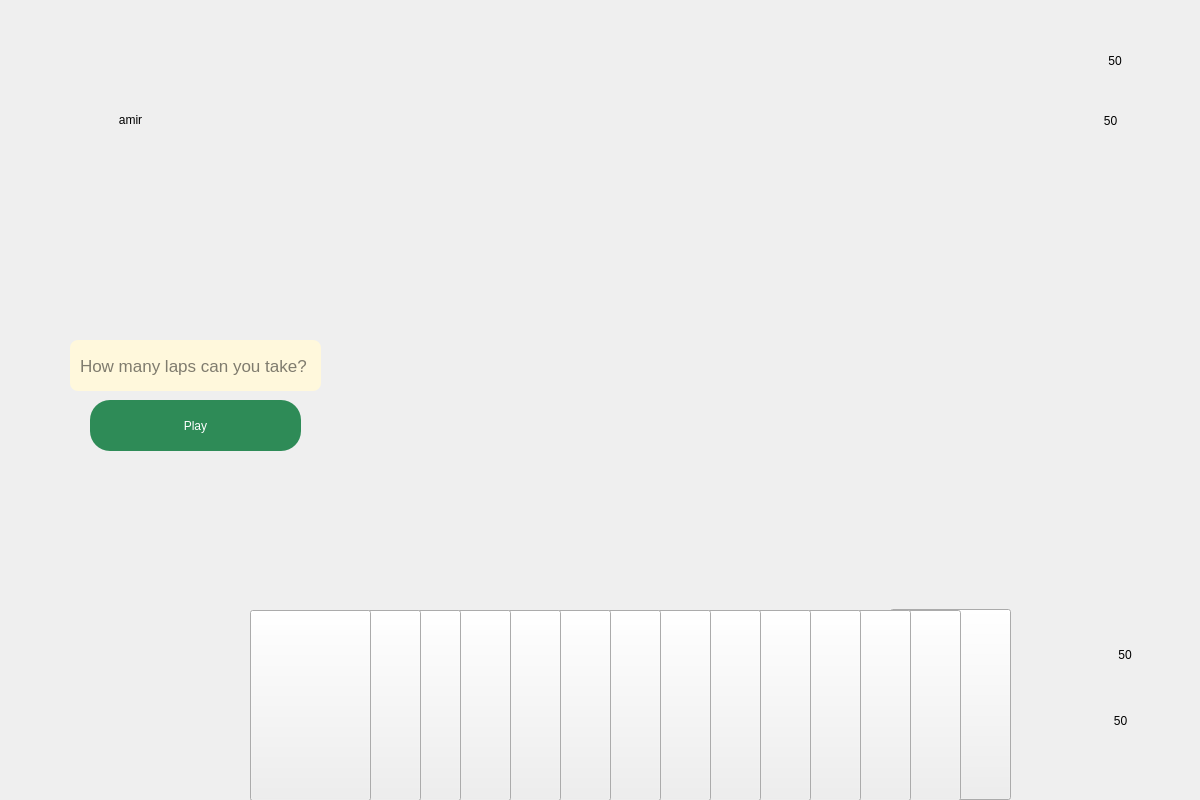
<?xml version="1.0" encoding="UTF-8"?>
<ui version="4.0">
 <class>play</class>
 <widget class="QMainWindow" name="play">
  <property name="geometry">
   <rect>
    <x>0</x>
    <y>0</y>
    <width>1200</width>
    <height>800</height>
   </rect>
  </property>
  <property name="minimumSize">
   <size>
    <width>1200</width>
    <height>800</height>
   </size>
  </property>
  <property name="maximumSize">
   <size>
    <width>1200</width>
    <height>800</height>
   </size>
  </property>
  <property name="windowTitle">
   <string>MainWindow</string>
  </property>
  <widget class="QWidget" name="centralwidget">
   <widget class="QLabel" name="label">
    <property name="geometry">
     <rect>
      <x>0</x>
      <y>0</y>
      <width>1200</width>
      <height>800</height>
     </rect>
    </property>
    <property name="styleSheet">
     <string notr="true">border-image: url(:/board1.jpg);

</string>
    </property>
    <property name="text">
     <string/>
    </property>
   </widget>
   <widget class="QPushButton" name="cardButton_15">
    <property name="geometry">
     <rect>
      <x>890</x>
      <y>609</y>
      <width>121</width>
      <height>191</height>
     </rect>
    </property>
    <property name="styleSheet">
     <string notr="true">border-image: url(:/parrot.png);</string>
    </property>
    <property name="text">
     <string/>
    </property>
   </widget>
   <widget class="QPushButton" name="cardButton_16">
    <property name="geometry">
     <rect>
      <x>840</x>
      <y>610</y>
      <width>121</width>
      <height>191</height>
     </rect>
    </property>
    <property name="styleSheet">
     <string notr="true">border-image: url(:/parrot.png);</string>
    </property>
    <property name="text">
     <string/>
    </property>
   </widget>
   <widget class="QPushButton" name="cardButton_17">
    <property name="geometry">
     <rect>
      <x>790</x>
      <y>610</y>
      <width>121</width>
      <height>191</height>
     </rect>
    </property>
    <property name="styleSheet">
     <string notr="true">border-image: url(:/parrot.png);</string>
    </property>
    <property name="text">
     <string/>
    </property>
   </widget>
   <widget class="QPushButton" name="cardButton_18">
    <property name="geometry">
     <rect>
      <x>740</x>
      <y>610</y>
      <width>121</width>
      <height>191</height>
     </rect>
    </property>
    <property name="styleSheet">
     <string notr="true">border-image: url(:/parrot.png);</string>
    </property>
    <property name="text">
     <string/>
    </property>
   </widget>
   <widget class="QPushButton" name="cardButton_19">
    <property name="geometry">
     <rect>
      <x>690</x>
      <y>610</y>
      <width>121</width>
      <height>191</height>
     </rect>
    </property>
    <property name="styleSheet">
     <string notr="true">border-image: url(:/parrot.png);</string>
    </property>
    <property name="text">
     <string/>
    </property>
   </widget>
   <widget class="QPushButton" name="cardButton_4">
    <property name="geometry">
     <rect>
      <x>640</x>
      <y>610</y>
      <width>121</width>
      <height>191</height>
     </rect>
    </property>
    <property name="styleSheet">
     <string notr="true">border-image: url(:/parrot.png);</string>
    </property>
    <property name="text">
     <string/>
    </property>
   </widget>
   <widget class="QPushButton" name="cardButton_2">
    <property name="geometry">
     <rect>
      <x>590</x>
      <y>610</y>
      <width>121</width>
      <height>191</height>
     </rect>
    </property>
    <property name="styleSheet">
     <string notr="true">border-image: url(:/parrot.png);</string>
    </property>
    <property name="text">
     <string/>
    </property>
   </widget>
   <widget class="QPushButton" name="cardButton_1">
    <property name="geometry">
     <rect>
      <x>540</x>
      <y>610</y>
      <width>121</width>
      <height>191</height>
     </rect>
    </property>
    <property name="styleSheet">
     <string notr="true">border-image: url(:/parrot.png);</string>
    </property>
    <property name="text">
     <string/>
    </property>
   </widget>
   <widget class="QPushButton" name="cardButton_3">
    <property name="geometry">
     <rect>
      <x>490</x>
      <y>610</y>
      <width>121</width>
      <height>191</height>
     </rect>
    </property>
    <property name="styleSheet">
     <string notr="true">border-image: url(:/parrot.png);</string>
    </property>
    <property name="text">
     <string/>
    </property>
   </widget>
   <widget class="QPushButton" name="cardButton_5">
    <property name="geometry">
     <rect>
      <x>440</x>
      <y>610</y>
      <width>121</width>
      <height>191</height>
     </rect>
    </property>
    <property name="styleSheet">
     <string notr="true">border-image: url(:/parrot.png);</string>
    </property>
    <property name="text">
     <string/>
    </property>
   </widget>
   <widget class="QPushButton" name="cardButton_7">
    <property name="geometry">
     <rect>
      <x>390</x>
      <y>610</y>
      <width>121</width>
      <height>191</height>
     </rect>
    </property>
    <property name="styleSheet">
     <string notr="true">border-image: url(:/parrot.png);</string>
    </property>
    <property name="text">
     <string/>
    </property>
   </widget>
   <widget class="QPushButton" name="cardButton_9">
    <property name="geometry">
     <rect>
      <x>340</x>
      <y>610</y>
      <width>121</width>
      <height>191</height>
     </rect>
    </property>
    <property name="styleSheet">
     <string notr="true">border-image: url(:/parrot.png);</string>
    </property>
    <property name="text">
     <string/>
    </property>
   </widget>
   <widget class="QPushButton" name="cardButton_11">
    <property name="geometry">
     <rect>
      <x>300</x>
      <y>610</y>
      <width>121</width>
      <height>191</height>
     </rect>
    </property>
    <property name="styleSheet">
     <string notr="true">border-image: url(:/parrot.png);</string>
    </property>
    <property name="text">
     <string/>
    </property>
   </widget>
   <widget class="QPushButton" name="cardButton_13">
    <property name="geometry">
     <rect>
      <x>250</x>
      <y>610</y>
      <width>121</width>
      <height>191</height>
     </rect>
    </property>
    <property name="styleSheet">
     <string notr="true">border-image: url(:/king skull.png);</string>
    </property>
    <property name="text">
     <string/>
    </property>
   </widget>
   <widget class="QLabel" name="cardlabel_1">
    <property name="geometry">
     <rect>
      <x>910</x>
      <y>-10</y>
      <width>121</width>
      <height>191</height>
     </rect>
    </property>
    <property name="styleSheet">
     <string notr="true">border-image: url(:/treasure.png);
</string>
    </property>
    <property name="text">
     <string/>
    </property>
   </widget>
   <widget class="QLabel" name="cardlabel_14">
    <property name="geometry">
     <rect>
      <x>850</x>
      <y>-30</y>
      <width>151</width>
      <height>241</height>
     </rect>
    </property>
    <property name="styleSheet">
     <string notr="true">border-image: url(:/queen.png);
border-image: url(:/labelCard.png);
</string>
    </property>
    <property name="text">
     <string/>
    </property>
   </widget>
   <widget class="QLabel" name="cardlabel_15">
    <property name="geometry">
     <rect>
      <x>810</x>
      <y>-30</y>
      <width>151</width>
      <height>241</height>
     </rect>
    </property>
    <property name="styleSheet">
     <string notr="true">border-image: url(:/queen.png);
border-image: url(:/labelCard.png);
</string>
    </property>
    <property name="text">
     <string/>
    </property>
   </widget>
   <widget class="QLabel" name="cardlabel_12">
    <property name="geometry">
     <rect>
      <x>750</x>
      <y>-30</y>
      <width>151</width>
      <height>241</height>
     </rect>
    </property>
    <property name="styleSheet">
     <string notr="true">border-image: url(:/queen.png);
border-image: url(:/labelCard.png);
</string>
    </property>
    <property name="text">
     <string/>
    </property>
   </widget>
   <widget class="QLabel" name="cardlabel_10">
    <property name="geometry">
     <rect>
      <x>700</x>
      <y>-30</y>
      <width>151</width>
      <height>241</height>
     </rect>
    </property>
    <property name="styleSheet">
     <string notr="true">border-image: url(:/queen.png);
border-image: url(:/labelCard.png);
</string>
    </property>
    <property name="text">
     <string/>
    </property>
   </widget>
   <widget class="QLabel" name="cardlabel_8">
    <property name="geometry">
     <rect>
      <x>650</x>
      <y>-30</y>
      <width>151</width>
      <height>241</height>
     </rect>
    </property>
    <property name="styleSheet">
     <string notr="true">border-image: url(:/queen.png);
border-image: url(:/labelCard.png);
</string>
    </property>
    <property name="text">
     <string/>
    </property>
   </widget>
   <widget class="QLabel" name="cardlabel_6">
    <property name="geometry">
     <rect>
      <x>600</x>
      <y>-30</y>
      <width>151</width>
      <height>241</height>
     </rect>
    </property>
    <property name="styleSheet">
     <string notr="true">border-image: url(:/queen.png);
border-image: url(:/labelCard.png);
</string>
    </property>
    <property name="text">
     <string/>
    </property>
   </widget>
   <widget class="QLabel" name="cardlabel_4">
    <property name="geometry">
     <rect>
      <x>550</x>
      <y>-30</y>
      <width>151</width>
      <height>241</height>
     </rect>
    </property>
    <property name="styleSheet">
     <string notr="true">border-image: url(:/queen.png);
border-image: url(:/labelCard.png);
</string>
    </property>
    <property name="text">
     <string/>
    </property>
   </widget>
   <widget class="QLabel" name="cardlabel_2">
    <property name="geometry">
     <rect>
      <x>490</x>
      <y>-30</y>
      <width>151</width>
      <height>241</height>
     </rect>
    </property>
    <property name="styleSheet">
     <string notr="true">border-image: url(:/queen.png);
border-image: url(:/labelCard.png);
</string>
    </property>
    <property name="text">
     <string/>
    </property>
   </widget>
   <widget class="QLabel" name="cardlabel_3">
    <property name="geometry">
     <rect>
      <x>440</x>
      <y>-30</y>
      <width>151</width>
      <height>241</height>
     </rect>
    </property>
    <property name="styleSheet">
     <string notr="true">border-image: url(:/queen.png);
border-image: url(:/labelCard.png);
</string>
    </property>
    <property name="text">
     <string/>
    </property>
   </widget>
   <widget class="QLabel" name="cardlabel_5">
    <property name="geometry">
     <rect>
      <x>390</x>
      <y>-30</y>
      <width>151</width>
      <height>241</height>
     </rect>
    </property>
    <property name="styleSheet">
     <string notr="true">border-image: url(:/queen.png);
border-image: url(:/labelCard.png);
</string>
    </property>
    <property name="text">
     <string/>
    </property>
   </widget>
   <widget class="QLabel" name="cardlabel_7">
    <property name="geometry">
     <rect>
      <x>340</x>
      <y>-30</y>
      <width>151</width>
      <height>241</height>
     </rect>
    </property>
    <property name="styleSheet">
     <string notr="true">border-image: url(:/queen.png);
border-image: url(:/labelCard.png);
</string>
    </property>
    <property name="text">
     <string/>
    </property>
   </widget>
   <widget class="QLabel" name="cardlabel_9">
    <property name="geometry">
     <rect>
      <x>280</x>
      <y>-30</y>
      <width>151</width>
      <height>241</height>
     </rect>
    </property>
    <property name="styleSheet">
     <string notr="true">border-image: url(:/queen.png);
border-image: url(:/labelCard.png);
</string>
    </property>
    <property name="text">
     <string/>
    </property>
   </widget>
   <widget class="QLabel" name="cardlabel_11">
    <property name="geometry">
     <rect>
      <x>230</x>
      <y>-30</y>
      <width>151</width>
      <height>241</height>
     </rect>
    </property>
    <property name="styleSheet">
     <string notr="true">border-image: url(:/queen.png);
border-image: url(:/labelCard.png);
</string>
    </property>
    <property name="text">
     <string/>
    </property>
   </widget>
   <widget class="QLabel" name="cardlabel_13">
    <property name="geometry">
     <rect>
      <x>190</x>
      <y>-30</y>
      <width>151</width>
      <height>241</height>
     </rect>
    </property>
    <property name="styleSheet">
     <string notr="true">border-image: url(:/queen.png);
border-image: url(:/labelCard.png);
</string>
    </property>
    <property name="text">
     <string/>
    </property>
   </widget>
   <widget class="QLabel" name="wincardlabel_14">
    <property name="geometry">
     <rect>
      <x>282</x>
      <y>510</y>
      <width>101</width>
      <height>51</height>
     </rect>
    </property>
    <property name="styleSheet">
     <string notr="true">border-image: url(:/labelCard_land.png);</string>
    </property>
    <property name="text">
     <string/>
    </property>
   </widget>
   <widget class="QLabel" name="wincardlabel_12">
    <property name="geometry">
     <rect>
      <x>310</x>
      <y>530</y>
      <width>101</width>
      <height>51</height>
     </rect>
    </property>
    <property name="styleSheet">
     <string notr="true">border-image: url(:/labelCard_land.png);</string>
    </property>
    <property name="text">
     <string/>
    </property>
   </widget>
   <widget class="QLabel" name="wincardlabel_10">
    <property name="geometry">
     <rect>
      <x>360</x>
      <y>510</y>
      <width>101</width>
      <height>51</height>
     </rect>
    </property>
    <property name="styleSheet">
     <string notr="true">border-image: url(:/labelCard_land.png);</string>
    </property>
    <property name="text">
     <string/>
    </property>
   </widget>
   <widget class="QLabel" name="wincardlabel_8">
    <property name="geometry">
     <rect>
      <x>400</x>
      <y>530</y>
      <width>101</width>
      <height>51</height>
     </rect>
    </property>
    <property name="styleSheet">
     <string notr="true">border-image: url(:/labelCard_land.png);</string>
    </property>
    <property name="text">
     <string/>
    </property>
   </widget>
   <widget class="QLabel" name="wincardlabel_5">
    <property name="geometry">
     <rect>
      <x>440</x>
      <y>510</y>
      <width>101</width>
      <height>51</height>
     </rect>
    </property>
    <property name="styleSheet">
     <string notr="true">border-image: url(:/labelCard_land.png);</string>
    </property>
    <property name="text">
     <string/>
    </property>
   </widget>
   <widget class="QLabel" name="wincardlabel_15">
    <property name="geometry">
     <rect>
      <x>490</x>
      <y>530</y>
      <width>101</width>
      <height>51</height>
     </rect>
    </property>
    <property name="styleSheet">
     <string notr="true">border-image: url(:/labelCard_land.png);</string>
    </property>
    <property name="text">
     <string/>
    </property>
   </widget>
   <widget class="QLabel" name="wincardlabel_16">
    <property name="geometry">
     <rect>
      <x>530</x>
      <y>510</y>
      <width>101</width>
      <height>51</height>
     </rect>
    </property>
    <property name="styleSheet">
     <string notr="true">border-image: url(:/labelCard_land.png);</string>
    </property>
    <property name="text">
     <string/>
    </property>
   </widget>
   <widget class="QLabel" name="wincardlabel_17">
    <property name="geometry">
     <rect>
      <x>580</x>
      <y>530</y>
      <width>101</width>
      <height>51</height>
     </rect>
    </property>
    <property name="styleSheet">
     <string notr="true">border-image: url(:/labelCard_land.png);</string>
    </property>
    <property name="text">
     <string/>
    </property>
   </widget>
   <widget class="QLabel" name="wincardlabel_18">
    <property name="geometry">
     <rect>
      <x>620</x>
      <y>510</y>
      <width>101</width>
      <height>51</height>
     </rect>
    </property>
    <property name="styleSheet">
     <string notr="true">border-image: url(:/labelCard_land.png);</string>
    </property>
    <property name="text">
     <string/>
    </property>
   </widget>
   <widget class="QLabel" name="wincardlabel_19">
    <property name="geometry">
     <rect>
      <x>670</x>
      <y>530</y>
      <width>101</width>
      <height>51</height>
     </rect>
    </property>
    <property name="styleSheet">
     <string notr="true">border-image: url(:/labelCard_land.png);</string>
    </property>
    <property name="text">
     <string/>
    </property>
   </widget>
   <widget class="QLabel" name="wincardlabel_20">
    <property name="geometry">
     <rect>
      <x>720</x>
      <y>510</y>
      <width>101</width>
      <height>51</height>
     </rect>
    </property>
    <property name="styleSheet">
     <string notr="true">border-image: url(:/labelCard_land.png);</string>
    </property>
    <property name="text">
     <string/>
    </property>
   </widget>
   <widget class="QLabel" name="wincardlabel_21">
    <property name="geometry">
     <rect>
      <x>760</x>
      <y>530</y>
      <width>101</width>
      <height>51</height>
     </rect>
    </property>
    <property name="styleSheet">
     <string notr="true">border-image: url(:/labelCard_land.png);</string>
    </property>
    <property name="text">
     <string/>
    </property>
   </widget>
   <widget class="QLabel" name="wincardlabel_22">
    <property name="geometry">
     <rect>
      <x>810</x>
      <y>510</y>
      <width>101</width>
      <height>51</height>
     </rect>
    </property>
    <property name="styleSheet">
     <string notr="true">border-image: url(:/labelCard_land.png);</string>
    </property>
    <property name="text">
     <string/>
    </property>
   </widget>
   <widget class="QLabel" name="wincardlabel_23">
    <property name="geometry">
     <rect>
      <x>860</x>
      <y>530</y>
      <width>101</width>
      <height>51</height>
     </rect>
    </property>
    <property name="styleSheet">
     <string notr="true">border-image: url(:/labelCard_land.png);</string>
    </property>
    <property name="text">
     <string/>
    </property>
   </widget>
   <widget class="QLabel" name="losecardlardlabel_1">
    <property name="geometry">
     <rect>
      <x>270</x>
      <y>180</y>
      <width>101</width>
      <height>51</height>
     </rect>
    </property>
    <property name="styleSheet">
     <string notr="true">border-image: url(:/labelCard_land.png);</string>
    </property>
    <property name="text">
     <string/>
    </property>
   </widget>
   <widget class="QLabel" name="losecardlardlabel_2">
    <property name="geometry">
     <rect>
      <x>310</x>
      <y>200</y>
      <width>101</width>
      <height>51</height>
     </rect>
    </property>
    <property name="styleSheet">
     <string notr="true">border-image: url(:/labelCard_land.png);</string>
    </property>
    <property name="text">
     <string/>
    </property>
   </widget>
   <widget class="QLabel" name="losecardlardlabel_3">
    <property name="geometry">
     <rect>
      <x>350</x>
      <y>180</y>
      <width>101</width>
      <height>51</height>
     </rect>
    </property>
    <property name="styleSheet">
     <string notr="true">border-image: url(:/labelCard_land.png);</string>
    </property>
    <property name="text">
     <string/>
    </property>
   </widget>
   <widget class="QLabel" name="losecardlardlabel_4">
    <property name="geometry">
     <rect>
      <x>400</x>
      <y>200</y>
      <width>101</width>
      <height>51</height>
     </rect>
    </property>
    <property name="styleSheet">
     <string notr="true">border-image: url(:/labelCard_land.png);</string>
    </property>
    <property name="text">
     <string/>
    </property>
   </widget>
   <widget class="QLabel" name="losecardlardlabel_5">
    <property name="geometry">
     <rect>
      <x>450</x>
      <y>180</y>
      <width>101</width>
      <height>51</height>
     </rect>
    </property>
    <property name="styleSheet">
     <string notr="true">border-image: url(:/labelCard_land.png);</string>
    </property>
    <property name="text">
     <string/>
    </property>
   </widget>
   <widget class="QLabel" name="losecardlardlabel_6">
    <property name="geometry">
     <rect>
      <x>490</x>
      <y>200</y>
      <width>101</width>
      <height>51</height>
     </rect>
    </property>
    <property name="styleSheet">
     <string notr="true">border-image: url(:/labelCard_land.png);</string>
    </property>
    <property name="text">
     <string/>
    </property>
   </widget>
   <widget class="QLabel" name="losecardlardlabel_7">
    <property name="geometry">
     <rect>
      <x>540</x>
      <y>180</y>
      <width>101</width>
      <height>51</height>
     </rect>
    </property>
    <property name="styleSheet">
     <string notr="true">border-image: url(:/labelCard_land.png);</string>
    </property>
    <property name="text">
     <string/>
    </property>
   </widget>
   <widget class="QLabel" name="losecardlardlabel_8">
    <property name="geometry">
     <rect>
      <x>590</x>
      <y>200</y>
      <width>101</width>
      <height>51</height>
     </rect>
    </property>
    <property name="styleSheet">
     <string notr="true">border-image: url(:/labelCard_land.png);</string>
    </property>
    <property name="text">
     <string/>
    </property>
   </widget>
   <widget class="QLabel" name="losecardlardlabel_9">
    <property name="geometry">
     <rect>
      <x>630</x>
      <y>180</y>
      <width>101</width>
      <height>51</height>
     </rect>
    </property>
    <property name="styleSheet">
     <string notr="true">border-image: url(:/labelCard_land.png);</string>
    </property>
    <property name="text">
     <string/>
    </property>
   </widget>
   <widget class="QLabel" name="losecardlardlabel_10">
    <property name="geometry">
     <rect>
      <x>680</x>
      <y>200</y>
      <width>101</width>
      <height>51</height>
     </rect>
    </property>
    <property name="styleSheet">
     <string notr="true">border-image: url(:/labelCard_land.png);</string>
    </property>
    <property name="text">
     <string/>
    </property>
   </widget>
   <widget class="QLabel" name="losecardlardlabel_11">
    <property name="geometry">
     <rect>
      <x>720</x>
      <y>180</y>
      <width>101</width>
      <height>51</height>
     </rect>
    </property>
    <property name="styleSheet">
     <string notr="true">border-image: url(:/labelCard_land.png);</string>
    </property>
    <property name="text">
     <string/>
    </property>
   </widget>
   <widget class="QLabel" name="losecardlardlabel_12">
    <property name="geometry">
     <rect>
      <x>770</x>
      <y>200</y>
      <width>101</width>
      <height>51</height>
     </rect>
    </property>
    <property name="styleSheet">
     <string notr="true">border-image: url(:/labelCard_land.png);</string>
    </property>
    <property name="text">
     <string/>
    </property>
   </widget>
   <widget class="QLabel" name="losecardlardlabel_13">
    <property name="geometry">
     <rect>
      <x>820</x>
      <y>180</y>
      <width>101</width>
      <height>51</height>
     </rect>
    </property>
    <property name="styleSheet">
     <string notr="true">border-image: url(:/labelCard_land.png);</string>
    </property>
    <property name="text">
     <string/>
    </property>
   </widget>
   <widget class="QLabel" name="losecardlardlabel_14">
    <property name="geometry">
     <rect>
      <x>870</x>
      <y>200</y>
      <width>101</width>
      <height>51</height>
     </rect>
    </property>
    <property name="styleSheet">
     <string notr="true">border-image: url(:/labelCard_land.png);</string>
    </property>
    <property name="text">
     <string/>
    </property>
   </widget>
   <widget class="QLabel" name="played_label1">
    <property name="geometry">
     <rect>
      <x>620</x>
      <y>330</y>
      <width>101</width>
      <height>151</height>
     </rect>
    </property>
    <property name="styleSheet">
     <string notr="true">border-image: url(:/king skull.png);</string>
    </property>
    <property name="text">
     <string/>
    </property>
   </widget>
   <widget class="QLabel" name="played_label1_2">
    <property name="geometry">
     <rect>
      <x>520</x>
      <y>260</y>
      <width>101</width>
      <height>151</height>
     </rect>
    </property>
    <property name="styleSheet">
     <string notr="true">border-image: url(:/parrot.png);</string>
    </property>
    <property name="text">
     <string/>
    </property>
   </widget>
   <widget class="QLabel" name="usernameLabel">
    <property name="geometry">
     <rect>
      <x>100</x>
      <y>110</y>
      <width>61</width>
      <height>20</height>
     </rect>
    </property>
    <property name="styleSheet">
     <string notr="true">font: 350 14pt &quot;Segoe UI Variable Text Semiligh&quot;;</string>
    </property>
    <property name="text">
     <string>amir</string>
    </property>
    <property name="alignment">
     <set>Qt::AlignCenter</set>
    </property>
   </widget>
   <widget class="QLabel" name="label_3">
    <property name="geometry">
     <rect>
      <x>90</x>
      <y>20</y>
      <width>81</width>
      <height>81</height>
     </rect>
    </property>
    <property name="styleSheet">
     <string notr="true">border-image: url(:/profile_cartoon.png);</string>
    </property>
    <property name="text">
     <string/>
    </property>
   </widget>
   <widget class="QLabel" name="mypointlabel">
    <property name="geometry">
     <rect>
      <x>1100</x>
      <y>640</y>
      <width>50</width>
      <height>30</height>
     </rect>
    </property>
    <property name="styleSheet">
     <string notr="true">font: 700 16pt &quot;Segoe UI&quot;;</string>
    </property>
    <property name="text">
     <string>50</string>
    </property>
    <property name="alignment">
     <set>Qt::AlignCenter</set>
    </property>
   </widget>
   <widget class="QLabel" name="label_2">
    <property name="geometry">
     <rect>
      <x>1030</x>
      <y>620</y>
      <width>71</width>
      <height>71</height>
     </rect>
    </property>
    <property name="styleSheet">
     <string notr="true">border-image: url(:/star.png);</string>
    </property>
    <property name="text">
     <string/>
    </property>
   </widget>
   <widget class="QLabel" name="mywinlabel_2">
    <property name="geometry">
     <rect>
      <x>1090</x>
      <y>690</y>
      <width>61</width>
      <height>61</height>
     </rect>
    </property>
    <property name="styleSheet">
     <string notr="true">font: 700 16pt &quot;Segoe UI&quot;;</string>
    </property>
    <property name="text">
     <string>50</string>
    </property>
    <property name="alignment">
     <set>Qt::AlignCenter</set>
    </property>
   </widget>
   <widget class="QLabel" name="pointlabel_2">
    <property name="geometry">
     <rect>
      <x>1090</x>
      <y>40</y>
      <width>50</width>
      <height>41</height>
     </rect>
    </property>
    <property name="styleSheet">
     <string notr="true">font: 700 16pt &quot;Segoe UI&quot;;</string>
    </property>
    <property name="text">
     <string>50</string>
    </property>
    <property name="alignment">
     <set>Qt::AlignCenter</set>
    </property>
   </widget>
   <widget class="QLabel" name="mywinlabel_3">
    <property name="geometry">
     <rect>
      <x>1080</x>
      <y>90</y>
      <width>61</width>
      <height>61</height>
     </rect>
    </property>
    <property name="styleSheet">
     <string notr="true">font: 700 16pt &quot;Segoe UI&quot;;</string>
    </property>
    <property name="text">
     <string>50</string>
    </property>
    <property name="alignment">
     <set>Qt::AlignCenter</set>
    </property>
   </widget>
   <widget class="QLabel" name="label_4">
    <property name="geometry">
     <rect>
      <x>1030</x>
      <y>690</y>
      <width>71</width>
      <height>71</height>
     </rect>
    </property>
    <property name="styleSheet">
     <string notr="true">border-image: url(:/windast.png);</string>
    </property>
    <property name="text">
     <string/>
    </property>
   </widget>
   <widget class="QLabel" name="label_5">
    <property name="geometry">
     <rect>
      <x>1010</x>
      <y>20</y>
      <width>71</width>
      <height>71</height>
     </rect>
    </property>
    <property name="styleSheet">
     <string notr="true">border-image: url(:/star.png);</string>
    </property>
    <property name="text">
     <string/>
    </property>
   </widget>
   <widget class="QLabel" name="label_6">
    <property name="geometry">
     <rect>
      <x>1010</x>
      <y>80</y>
      <width>71</width>
      <height>71</height>
     </rect>
    </property>
    <property name="styleSheet">
     <string notr="true">border-image: url(:/windast.png);</string>
    </property>
    <property name="text">
     <string/>
    </property>
   </widget>
   <widget class="QLineEdit" name="lineEdit">
    <property name="geometry">
     <rect>
      <x>70</x>
      <y>340</y>
      <width>251</width>
      <height>51</height>
     </rect>
    </property>
    <property name="styleSheet">
     <string notr="true">border-radius:5px;
padding-left:8px;
border-radius:8px;
color:#00000;
background-color:#FFF8DC;
font-size:17px;</string>
    </property>
    <property name="placeholderText">
     <string>How many laps can you take?</string>
    </property>
   </widget>
   <widget class="QPushButton" name="pushButton">
    <property name="geometry">
     <rect>
      <x>90</x>
      <y>400</y>
      <width>211</width>
      <height>51</height>
     </rect>
    </property>
    <property name="styleSheet">
     <string notr="true">QPushButton{
font: 700 10pt &quot;B Titr&quot;;
border-radius:20px;
color:#fff;
font: 10pt &quot;MS Reference Sans Serif&quot;;
background-color:#2E8B57;
}
QPushButton:hover{
background-color:#3CB371;
}</string>
    </property>
    <property name="text">
     <string>Play</string>
    </property>
   </widget>
   <zorder>label</zorder>
   <zorder>cardButton_15</zorder>
   <zorder>cardButton_16</zorder>
   <zorder>cardButton_17</zorder>
   <zorder>cardButton_18</zorder>
   <zorder>cardButton_19</zorder>
   <zorder>cardButton_4</zorder>
   <zorder>cardButton_2</zorder>
   <zorder>cardButton_1</zorder>
   <zorder>cardButton_3</zorder>
   <zorder>cardButton_5</zorder>
   <zorder>cardButton_7</zorder>
   <zorder>cardButton_9</zorder>
   <zorder>cardButton_11</zorder>
   <zorder>cardButton_13</zorder>
   <zorder>cardlabel_1</zorder>
   <zorder>cardlabel_14</zorder>
   <zorder>cardlabel_15</zorder>
   <zorder>cardlabel_12</zorder>
   <zorder>cardlabel_10</zorder>
   <zorder>cardlabel_8</zorder>
   <zorder>cardlabel_6</zorder>
   <zorder>cardlabel_4</zorder>
   <zorder>cardlabel_2</zorder>
   <zorder>cardlabel_3</zorder>
   <zorder>cardlabel_5</zorder>
   <zorder>cardlabel_7</zorder>
   <zorder>cardlabel_9</zorder>
   <zorder>cardlabel_11</zorder>
   <zorder>cardlabel_13</zorder>
   <zorder>wincardlabel_14</zorder>
   <zorder>wincardlabel_12</zorder>
   <zorder>wincardlabel_10</zorder>
   <zorder>wincardlabel_8</zorder>
   <zorder>wincardlabel_5</zorder>
   <zorder>wincardlabel_15</zorder>
   <zorder>wincardlabel_16</zorder>
   <zorder>wincardlabel_17</zorder>
   <zorder>wincardlabel_18</zorder>
   <zorder>wincardlabel_19</zorder>
   <zorder>wincardlabel_20</zorder>
   <zorder>wincardlabel_21</zorder>
   <zorder>wincardlabel_22</zorder>
   <zorder>wincardlabel_23</zorder>
   <zorder>losecardlardlabel_1</zorder>
   <zorder>losecardlardlabel_2</zorder>
   <zorder>losecardlardlabel_3</zorder>
   <zorder>losecardlardlabel_4</zorder>
   <zorder>losecardlardlabel_5</zorder>
   <zorder>losecardlardlabel_6</zorder>
   <zorder>losecardlardlabel_7</zorder>
   <zorder>losecardlardlabel_8</zorder>
   <zorder>losecardlardlabel_9</zorder>
   <zorder>losecardlardlabel_10</zorder>
   <zorder>losecardlardlabel_11</zorder>
   <zorder>losecardlardlabel_12</zorder>
   <zorder>losecardlardlabel_13</zorder>
   <zorder>losecardlardlabel_14</zorder>
   <zorder>played_label1</zorder>
   <zorder>played_label1_2</zorder>
   <zorder>usernameLabel</zorder>
   <zorder>label_3</zorder>
   <zorder>label_2</zorder>
   <zorder>mywinlabel_2</zorder>
   <zorder>pointlabel_2</zorder>
   <zorder>mywinlabel_3</zorder>
   <zorder>mypointlabel</zorder>
   <zorder>label_4</zorder>
   <zorder>label_5</zorder>
   <zorder>label_6</zorder>
   <zorder>lineEdit</zorder>
   <zorder>pushButton</zorder>
  </widget>
 </widget>
 <resources/>
 <connections/>
</ui>
